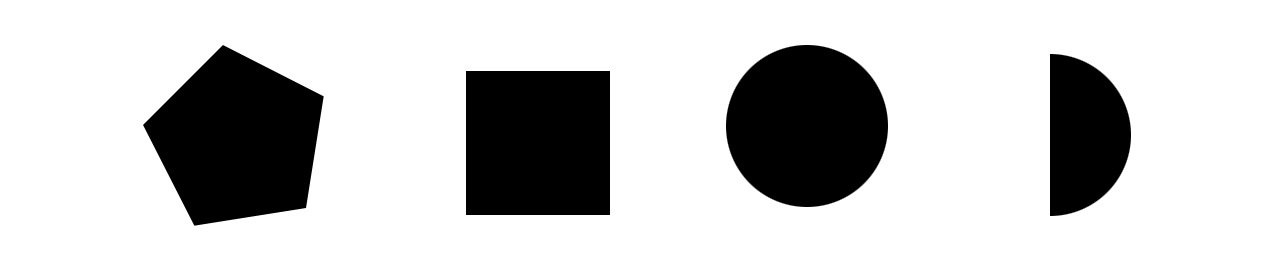
#> input picture 2017/p6/img1/img.jpg, 1280 x 260 px
$ python main-tudengitele.py   (Python 2 division)
#> lines starting #> are read from the running program, lines starting #| are printed output that depends on the picture; after the words box and inside, x2 and y2 are one past the last pixel; in counts of white or black regions, pixels touching at a corner belong together
import numpy as np
import cv2

#Location of the image
img = cv2.imread('img.jpg')
#> img is the input picture: shape (260, 1280, 3); min 0, max 255, mean 198.6
gray = cv2.imread('img.jpg', 0)
#> gray: shape (260, 1280); min 0, max 255, mean 198.6

#Thresholding the image
ret, thresh = cv2.threshold(gray, 127, 255, 1)
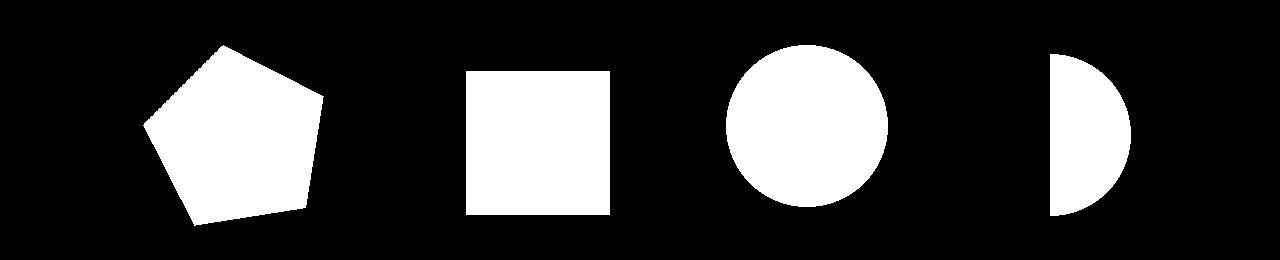
#> thresh: shape (260, 1280); 22.1% white; 4 white regions

#Finding the contours in the image
contours, h = cv2.findContours(thresh, 1, 2)
#> contours = 4 contours; box (x1, y1, x2, y2) and area: (143, 45, 324, 226) 21734, (466, 71, 610, 215) 20449, (726, 45, 888, 207) 20401, (1050, 54, 1131, 216) 10120; h = [[1, -1, -1, -1], [2, 0, -1, -1], [3, 1, -1, -1], [-1, 2, -1, -1]]

for cnt in contours:
    #Approximation shapes to polygons
    #Length of approx shows the number of sides of the approximated polygon
    approx = cv2.approxPolyDP(cnt, 0.01 * cv2.arcLength(cnt, True), True)
    #Print the approximation
    print len(approx)
    if len(approx) == 3:
        print "triangle"
        #Paint over the processed shape
        cv2.drawContours(img, [cnt], 0, (255, 0, 0), -1)
    elif len(approx) == 4:
        print "square"
        cv2.drawContours(img, [cnt], 0, (0, 255, 0), -1)
#> this loop made 4 passes
#> approx on pass 1: [[466, 71], [466, 214], [609, 214], [609, 71]]
#| 4
#| square
#| 9
#| 16
#| 5
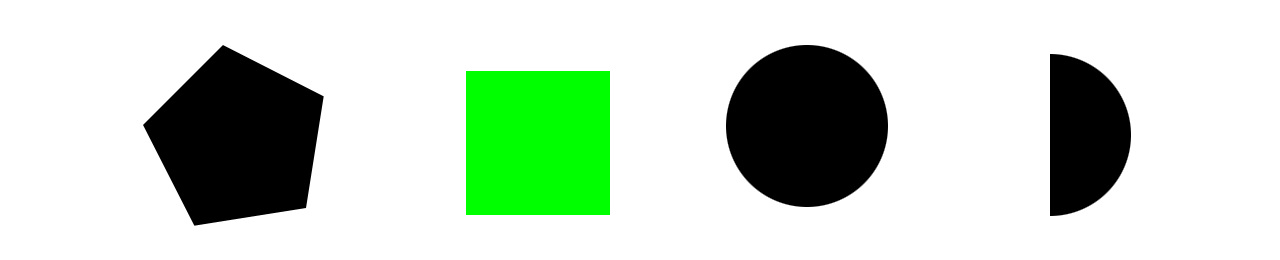
#> img: shape (260, 1280, 3); 6.23% of pixels changed, all inside (x1, y1, x2, y2) = (466, 71, 610, 215)

#Show the processed images
cv2.imshow('img', img)
cv2.imshow('img2', gray)
cv2.waitKey(0)
cv2.destroyAllWindows()
